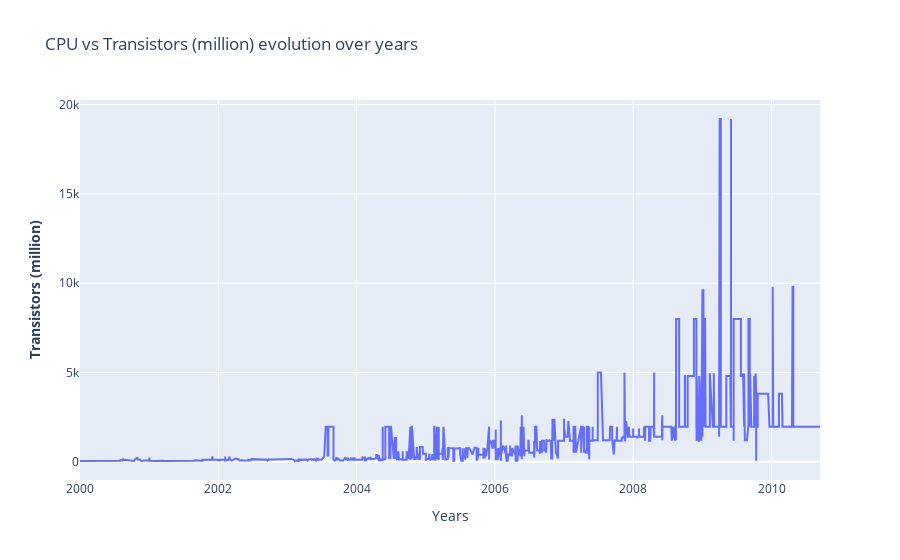
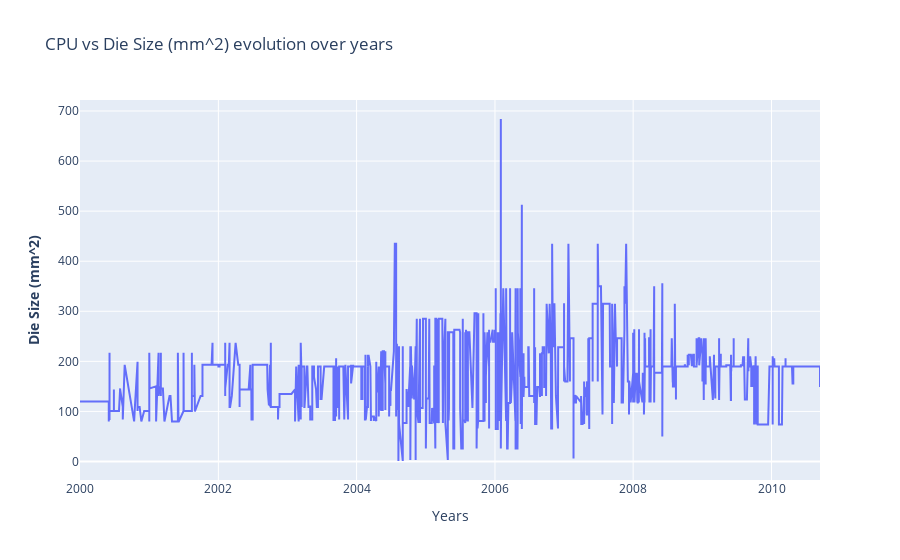

Here is the notebook cell these charts were saved with, in order:
### Markdown cell above
#### CPU

### Code cell
fig_transistors = make_subplots()
fig_die = make_subplots()

# Add traces
fig_transistors.add_trace(
    go.Scatter(x= df_an.index, y=df_cpu["Transistors (million)"] ,name= "CPU")
)
# Add figure title
fig_transistors.update_layout(
    title_text="CPU vs Transistors (million) evolution over years"
)
# Set x-axis title
fig_transistors.update_xaxes(title_text="Years")
# Set y-axes titles
fig_transistors.update_yaxes(title_text="<b>Transistors (million)", secondary_y=False)

# Add traces
fig_die.add_trace(
    go.Scatter(x= df_an.index, y=df_cpu["Die Size (mm^2)"] ,name= "CPU")
)
# Add figure title
fig_die.update_layout(
    title_text="CPU vs Die Size (mm^2) evolution over years"
)
# Set x-axis title
fig_die.update_xaxes(title_text="Years")
# Set y-axes titles
fig_die.update_yaxes(title_text="<b>Die Size (mm^2)", secondary_y=False)

fig_transistors.show()
fig_die.show()

### Figure 1 — Plotly figure (JSON) as saved in the notebook; plotly's stock layout.template omitted (floating-point values rounded to 4 significant figures; data arrays with more than 128 entries replaced by an {"elided": "..."} marker saying what was removed)
{"data": [{"name": "CPU", "type": "scatter", "x": {"elided": "4745 str values"}, "y": {"elided": "2140 float values"}}], "layout": {"title": {"text": "CPU vs Transistors (million) evolution over years"}, "xaxis": {"anchor": "y", "domain": [0, 1], "title": {"text": "Years"}}, "yaxis": {"anchor": "x", "domain": [0, 1], "title": {"text": "<b>Transistors (million)"}}}}

### Figure 2 — Plotly figure (JSON) as saved in the notebook; plotly's stock layout.template omitted (floating-point values rounded to 4 significant figures; data arrays with more than 128 entries replaced by an {"elided": "..."} marker saying what was removed)
{"data": [{"name": "CPU", "type": "scatter", "x": {"elided": "4745 str values"}, "y": {"elided": "2140 float values"}}], "layout": {"title": {"text": "CPU vs Die Size (mm^2) evolution over years"}, "xaxis": {"anchor": "y", "domain": [0, 1], "title": {"text": "Years"}}, "yaxis": {"anchor": "x", "domain": [0, 1], "title": {"text": "<b>Die Size (mm^2)"}}}}
